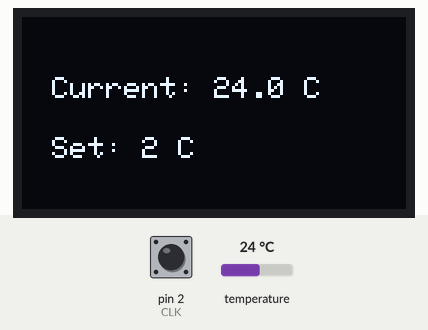
Bench run of a sketch on a simulated Arduino Uno, built with avr-gcc and run on an emulated ATmega328P. On the bench: 128×64 one-colour display. The test bench sets the inputs (shaded band); at power-on: temperature 24 °C, pin 2 (CLK) HIGH.

Above: at 1.4 s.
1.5 s: temperature set to 12 °C
At 2.5 s:
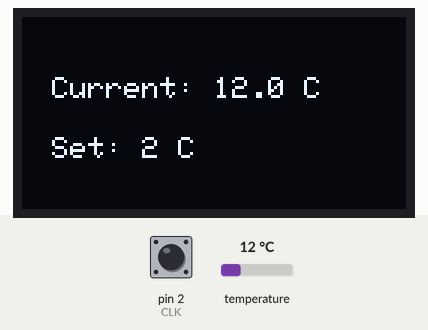
3.6 s: temperature set to 19 °C
6.2 s: temperature set to 28 °C
At 7.8 s:
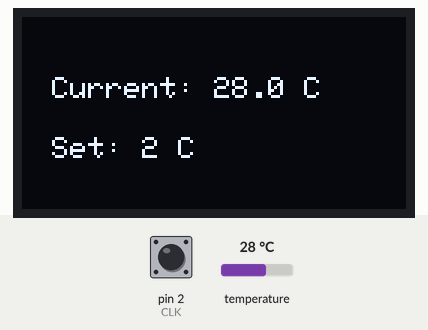
Timing chart, 0 to 9.3 s (numbered marks = the images above; inputs shaded):
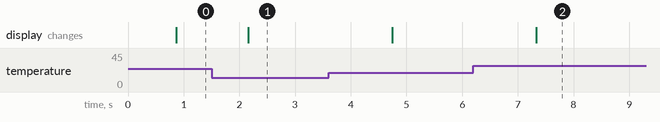

Measured:
- after the input at 1.5 s, the display: changes after 0.66 s (image 1)
- after the input at 6.2 s, the display: changes after 1.1 s (image 2)

The sketch:

OLED_Encoder_TempSensor.ino
```cpp
#include <Wire.h>
#include <Adafruit_GFX.h>
#include <Adafruit_SSD1306.h>
#include <OneWire.h>
#include <DallasTemperature.h>

#define SCREEN_WIDTH 128
#define SCREEN_HEIGHT 64
#define OLED_RESET    -1  // Reset pin (not used)
#define SCREEN_ADDRESS 0x3C

Adafruit_SSD1306 display(SCREEN_WIDTH, SCREEN_HEIGHT, &Wire, OLED_RESET);

#define CLK 2  // Rotary Encoder CLK (A) pin
#define DT 3   // Rotary Encoder DT (B) pin
#define TEMP_SENSOR_PIN 5  // DS18B20 Data pin

OneWire oneWire(TEMP_SENSOR_PIN);
DallasTemperature sensors(&oneWire);

int lastStateCLK;
int setTemperature = 2;  // Default set temp
float currentTemperature = 0.0;

void setup() {
    Serial.begin(115200);

    if (!display.begin(SSD1306_SWITCHCAPVCC, SCREEN_ADDRESS)) {
        Serial.println(F("SSD1306 allocation failed"));
        for (;;);
    }

    pinMode(CLK, INPUT);
    pinMode(DT, INPUT);
    lastStateCLK = digitalRead(CLK); // Read initial state

    sensors.begin();  // Start temperature sensor
    updateDisplay();
}

void loop() {
    // Read rotary encoder
    int currentStateCLK = digitalRead(CLK);
    if (currentStateCLK != lastStateCLK && currentStateCLK == HIGH) {
        if (digitalRead(DT) != currentStateCLK) {
            if (setTemperature < 12) setTemperature++;  // Increase temp
        } else {
            if (setTemperature > 2) setTemperature--;   // Decrease temp
        }
        updateDisplay();
          Serial.print(setTemperature);
    }
    lastStateCLK = currentStateCLK;

    // Read current temperature from sensor
    sensors.requestTemperatures();
    currentTemperature = sensors.getTempCByIndex(0);
    // Update display if temperature changes
    updateDisplay();
    delay(500); // Small delay for stability
}

// Function to update the OLED display
void updateDisplay() {
    display.clearDisplay();

    display.setTextSize(1);
    display.setTextColor(SSD1306_WHITE);

    // Display current temperature
    display.setCursor(10, 20);
    display.print("Current: ");
    display.print(currentTemperature, 1); // 1 decimal place
    display.print(" C");

    // Display set temperature
    display.setCursor(10, 40);
    display.print("Set: ");
    display.print(setTemperature);
    display.print(" C");

    display.display();
}
```
